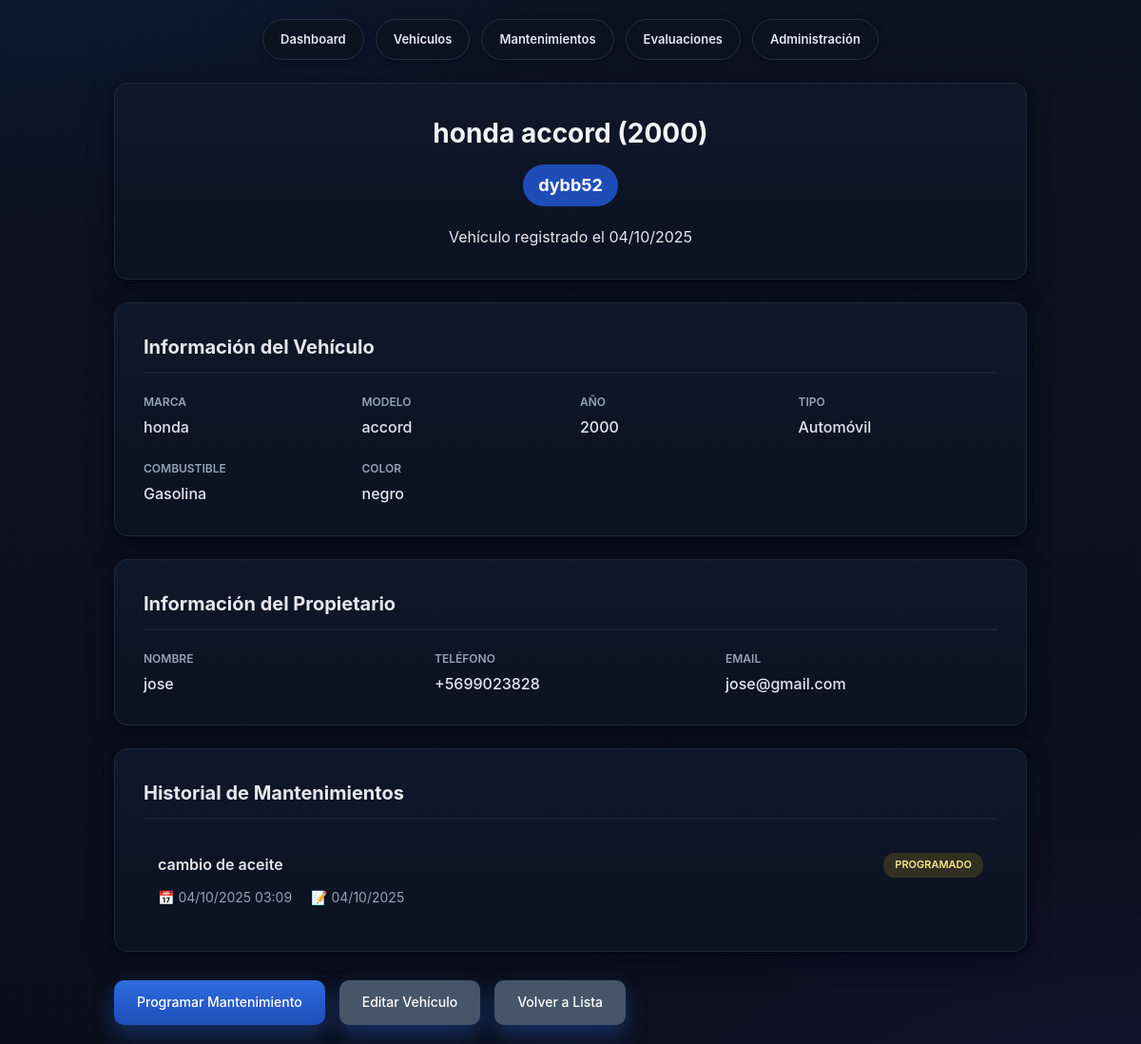
The app's page /vehicles/1/ with its own data.
### mantencion/models.py (models this page shows, shortened)
class Vehicle(models.Model):
    VEHICLE_TYPES = [
        ('car', 'Automóvil'),
        ('truck', 'Camión'),
        ('motorcycle', 'Motocicleta'),
        ('bus', 'Autobús'),
        ('van', 'Van'),
    ]
    FUEL_TYPES = [
        ('gasoline', 'Gasolina'),
        ('diesel', 'Diésel'),
        ('electric', 'Eléctrico'),
        ('hybrid', 'Híbrido'),
        ('lpg', 'GLP'),
    ]
    license_plate = models.CharField(max_length=20, unique=True, verbose_name='Placa')
    brand = models.CharField(max_length=50, verbose_name='Marca')
    model = models.CharField(max_length=50, verbose_name='Modelo')
    year = models.IntegerField(verbose_name='Año')
    vehicle_type = models.CharField(max_length=20, choices=VEHICLE_TYPES, verbose_name='Tipo de Vehículo')
    fuel_type = models.CharField(max_length=20, choices=FUEL_TYPES, verbose_name='Tipo de Combustible')
    color = models.CharField(max_length=30, verbose_name='Color')
    owner_name = models.CharField(max_length=100, verbose_name='Nombre del Propietario')
    owner_phone = models.CharField(max_length=20, verbose_name='Teléfono')
    owner_email = models.EmailField(blank=True, verbose_name='Email')
    created_at = models.DateTimeField(auto_now_add=True, verbose_name='Fecha de Registro')
    class Meta:
        verbose_name = 'Vehículo'
        verbose_name_plural = 'Vehículos'
        ordering = ['-created_at']
    def get_full_name(self):
        return f"{self.brand} {self.model} ({self.year})"

class Maintenance(models.Model):
    STATUS_CHOICES = [
        ('scheduled', 'Programado'),
        ('in_progress', 'En Progreso'),
        ('completed', 'Completado'),
        ('cancelled', 'Cancelado'),
    ]
    vehicle = models.ForeignKey(Vehicle, on_delete=models.CASCADE, verbose_name='Vehículo')
    maintenance_type = models.ForeignKey(MaintenanceType, on_delete=models.CASCADE, verbose_name='Tipo de Mantenimiento')
    scheduled_date = models.DateTimeField(verbose_name='Fecha Programada')
    start_date = models.DateTimeField(null=True, blank=True, verbose_name='Fecha de Inicio')
    completion_date = models.DateTimeField(null=True, blank=True, verbose_name='Fecha de Finalización')
    status = models.CharField(max_length=20, choices=STATUS_CHOICES, default='scheduled', verbose_name='Estado')
    description = models.TextField(blank=True, verbose_name='Descripción')
    cost = models.DecimalField(max_digits=10, decimal_places=2, null=True, blank=True, verbose_name='Costo')
    notes = models.TextField(blank=True, verbose_name='Notas')
    created_at = models.DateTimeField(auto_now_add=True, verbose_name='Fecha de Creación')
    updated_at = models.DateTimeField(auto_now=True, verbose_name='Última Actualización')
    class Meta:
        verbose_name = 'Mantenimiento'
        verbose_name_plural = 'Mantenimientos'
        ordering = ['-scheduled_date']

class MaintenanceType(models.Model):
    name = models.CharField(max_length=100, verbose_name='Nombre del Mantenimiento')
    description = models.TextField(verbose_name='Descripción')
    estimated_duration = models.DurationField(verbose_name='Duración Estimada')
    base_price = models.DecimalField(max_digits=10, decimal_places=2, verbose_name='Precio Base')
    is_active = models.BooleanField(default=True, verbose_name='Activo')
    class Meta:
        verbose_name = 'Tipo de Mantenimiento'
        verbose_name_plural = 'Tipos de Mantenimiento'
        ordering = ['name']

### mantencion/views.py (the view)
# urls.py: path('vehicles/<int:pk>/', views.VehicleDetailView.as_view(), name='vehicle_detail'),
class VehicleDetailView(generic.DetailView):
    model = Vehicle
    template_name = 'mantecion/vehicle_detail.html'
    context_object_name = 'vehicle'
    def get_context_data(self, **kwargs):
        context = super().get_context_data(**kwargs)
        vehicle = self.get_object()
        context['maintenances'] = Maintenance.objects.filter(vehicle=vehicle).order_by('-scheduled_date')
        context['upcoming_maintenances'] = Maintenance.objects.filter(
            vehicle=vehicle,
            status='scheduled',
            scheduled_date__gte=timezone.now()
        ).order_by('scheduled_date')[:3]
        return context

### templates/mantecion/vehicle_detail.html (shortened to what this page needs)
<!DOCTYPE html>
<html lang="es">
<head>
</head>
<body>
    <div class="container">
        <div class="nav-menu">
            <a href="{% url 'mantencion:dashboard' %}" class="nav-button">Dashboard</a>
            <a href="{% url 'mantencion:vehicle_list' %}" class="nav-button">Vehículos</a>
            <a href="{% url 'mantencion:maintenance_list' %}" class="nav-button">Mantenimientos</a>
            <a href="{% url 'mantencion:evaluation_list' %}" class="nav-button">Evaluaciones</a>
            <a href="/admin/" class="nav-button">Administración</a>
        </div>
        <div class="vehicle-header">
            <div class="vehicle-title">{{ vehicle.get_full_name }}</div>
            <div class="vehicle-plate">{{ vehicle.license_plate }}</div>
            <p>Vehículo registrado el {{ vehicle.created_at|date:"d/m/Y" }}</p>
        </div>
        <div class="vehicle-info">
            <h2 class="section-title">Información del Vehículo</h2>
            <div class="info-grid">
                <div class="info-item">
                    <span class="info-label">Marca</span>
                    <span class="info-value">{{ vehicle.brand }}</span>
                </div>
                <div class="info-item">
                    <span class="info-label">Modelo</span>
                    <span class="info-value">{{ vehicle.model }}</span>
                </div>
                <div class="info-item">
                    <span class="info-label">Año</span>
                    <span class="info-value">{{ vehicle.year }}</span>
                </div>
                <div class="info-item">
                    <span class="info-label">Tipo</span>
                    <span class="info-value">{{ vehicle.get_vehicle_type_display }}</span>
                </div>
                <div class="info-item">
                    <span class="info-label">Combustible</span>
                    <span class="info-value">{{ vehicle.get_fuel_type_display }}</span>
                </div>
                <div class="info-item">
                    <span class="info-label">Color</span>
                    <span class="info-value">{{ vehicle.color }}</span>
                </div>
            </div>
        </div>
        <div class="vehicle-info">
            <h2 class="section-title">Información del Propietario</h2>
            <div class="info-grid">
                <div class="info-item">
                    <span class="info-label">Nombre</span>
                    <span class="info-value">{{ vehicle.owner_name }}</span>
                </div>
                <div class="info-item">
                    <span class="info-label">Teléfono</span>
                    <span class="info-value">{{ vehicle.owner_phone }}</span>
                </div>
                {% if vehicle.owner_email %}
                <div class="info-item">
                    <span class="info-label">Email</span>
                    <span class="info-value">{{ vehicle.owner_email }}</span>
                </div>
                {% endif %}
            </div>
        </div>
        <div class="maintenances-section">
            <h2 class="section-title">Historial de Mantenimientos</h2>
            {% if maintenances %}
                {% for maintenance in maintenances %}
                <div class="maintenance-item">
                    <div class="maintenance-header">
                        <div class="maintenance-title">{{ maintenance.maintenance_type.name }}</div>
                        <span class="status-badge status-{{ maintenance.status }}">
                            {{ maintenance.get_status_display }}
                        </span>
                    </div>
                    <div class="maintenance-meta">
                        <span>📅 {{ maintenance.scheduled_date|date:"d/m/Y H:i" }}</span>
                        <span>📝 {{ maintenance.created_at|date:"d/m/Y" }}</span>
                    </div>
                </div>
                {% endfor %}
            {% else %}
                <div class="empty-state">
                    <h3>No hay mantenimientos registrados</h3>
                    <p>Este vehículo no tiene mantenimientos programados o realizados.</p>
                </div>
            {% endif %}
        </div>
        <div class="action-buttons">
            <a href="/admin/mantencion/maintenance/add/?vehicle={{ vehicle.id }}" class="action-button">
                Programar Mantenimiento
            </a>
            <a href="/admin/mantencion/vehicle/{{ vehicle.id }}/change/" class="action-button secondary">
                Editar Vehículo
            </a>
            <a href="{% url 'mantencion:vehicle_list' %}" class="action-button secondary">
                Volver a Lista
            </a>
        </div>
    </div>
</body>
</html>

### templates/mantecion/vehicle_detail.html (style rules this page uses)
* { margin: 0; padding: 0; box-sizing: border-box; }
body { font-family: -apple-system, BlinkMacSystemFont, 'Segoe UI', Roboto, sans-serif; background: radial-gradient(1200px 600px at 0% -10%, rgba(37, 99, 235, 0.10), transparent 60%), radial-gradient(1200px 600px at 100% 110%, rgba(147, 51, 234, 0.10), transparent 60%), linear-gradient(180deg, #0b1220 0%, #0a0f1c 100%); color: #e5e7eb; line-height: 1.6; -webkit-font-smoothing: antialiased; -moz-osx-font-smoothing: grayscale; }
.container { max-width: 1000px; margin: 0 auto; padding: 20px; }
.nav-menu { display: flex; gap: 12px; margin-bottom: 24px; flex-wrap: wrap; justify-content: center; }
.nav-button { background: #0b1220; color: #e2e8f0; padding: 10px 18px; border: 1px solid #243146; border-radius: 999px; text-decoration: none; font-size: 13px; font-weight: 600; transition: all 0.2s ease; box-shadow: 0 2px 6px rgba(2, 6, 23, 0.45); }
.vehicle-header { background: linear-gradient(180deg, #0f172a 0%, #0b1220 100%); border: 1px solid #1e293b; border-radius: 14px; padding: 30px; margin-bottom: 24px; text-align: center; box-shadow: 0 10px 24px rgba(2, 6, 23, 0.60), 0 2px 6px rgba(2, 6, 23, 0.40); }
.vehicle-title { font-size: 28px; font-weight: 700; color: #f1f5f9; margin-bottom: 10px; }
.vehicle-plate { display: inline-block; background: #1f4db8; color: white; padding: 8px 16px; border-radius: 999px; font-size: 18px; font-weight: 700; margin-bottom: 20px; }
.vehicle-info { background: linear-gradient(180deg, #0f172a 0%, #0b1220 100%); border: 1px solid #1e293b; border-radius: 14px; padding: 30px; margin-bottom: 24px; box-shadow: 0 10px 24px rgba(2, 6, 23, 0.60), 0 2px 6px rgba(2, 6, 23, 0.40); }
.section-title { color: #e5e7eb; font-size: 20px; font-weight: 700; margin-bottom: 20px; padding-bottom: 10px; border-bottom: 2px solid #172132; }
.info-grid { display: grid; grid-template-columns: repeat(auto-fit, minmax(200px, 1fr)); gap: 20px; }
.info-item { display: flex; flex-direction: column; gap: 5px; }
.info-label { font-size: 12px; color: #94a3b8; font-weight: 600; text-transform: uppercase; }
.info-value { font-size: 16px; color: #e2e8f0; font-weight: 500; }
.maintenances-section { background: linear-gradient(180deg, #0f172a 0%, #0b1220 100%); border: 1px solid #1e293b; border-radius: 14px; padding: 30px; margin-bottom: 24px; box-shadow: 0 10px 24px rgba(2, 6, 23, 0.60), 0 2px 6px rgba(2, 6, 23, 0.40); }
.maintenance-item { padding: 15px; border-bottom: 1px solid #172132; transition: background 0.2s ease; }
.maintenance-item:last-child { border-bottom: none; }
.maintenance-header { display: flex; justify-content: space-between; align-items: flex-start; margin-bottom: 10px; }
.maintenance-title { font-size: 16px; font-weight: 600; color: #e5e7eb; }
.status-badge { display: inline-block; padding: 4px 12px; border-radius: 12px; font-size: 11px; font-weight: 600; text-transform: uppercase; }
.status-scheduled { background: rgba(250, 204, 21, 0.15); color: #fde68a; }
.maintenance-meta { display: flex; gap: 20px; font-size: 14px; color: #94a3b8; }
.action-buttons { display: flex; gap: 15px; margin-top: 30px; flex-wrap: wrap; }
.action-button { background: linear-gradient(180deg, #2d6cdf 0%, #1f4db8 100%); color: white; border: none; padding: 12px 24px; border-radius: 10px; text-decoration: none; font-size: 14px; font-weight: 500; transition: background 0.2s ease; box-shadow: 0 10px 22px rgba(45, 108, 223, 0.35); }
.action-button.secondary { background: #475569; }

### records on screen
Vehicle: get_full_name "honda accord (2000)", license_plate "dybb52", created_at "04/10/2025", brand "honda", model "accord", year "2000", vehicle_type "Automóvil", fuel_type "Gasolina", color "negro", owner_name "jose", owner_phone "+5699023828", owner_email "jose@gmail.com"
Maintenance: maintenance_type.name "cambio de aceite", status "PROGRAMADO", scheduled_date "04/10/2025 03:09", created_at "04/10/2025"
